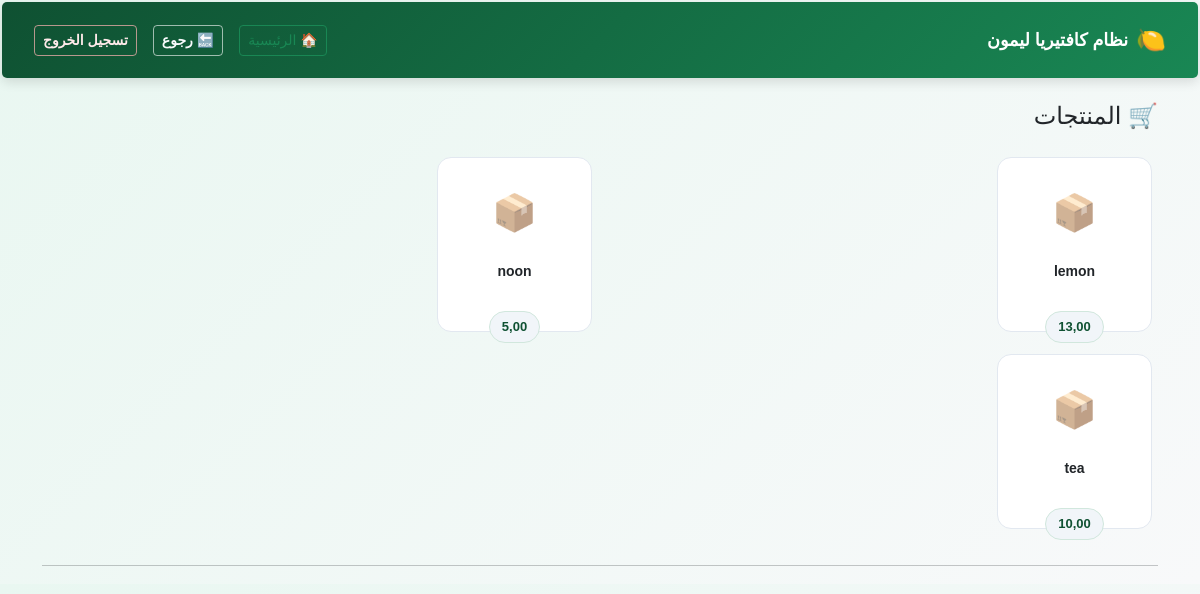
/sales/pos/ (signed in), run on the app's committed database.
### inventory/models.py (models this page shows, shortened)
class Product(models.Model):
    name = models.CharField("اسم المنتج", max_length=100)
    price = models.DecimalField("السعر", max_digits=10, decimal_places=2)
    is_active = models.BooleanField("متاح للبيع", default=True)

### sales/views.py (the view, shortened to what this page needs)
# urls.py: path('pos/', views.pos_view, name='pos'),
@login_required
def pos_view(request, ticket_id=None):
    ticket = None
    products = Product.objects.filter(is_active=True)
    form = TicketItemForm(request.POST or None)
    return render(request, 'sales/pos.html', {
        'ticket': ticket,
        'products': products,
        'form': form
    })

### templates/sales/pos.html (shortened to what this page needs)
{% extends "base.html" %}
{% load static %}
{% block extra_css %}
<link rel="stylesheet" href="{% static 'css/pos.css' %}">
{% endblock %}
{% block content %}
<h4 class="mb-3">🛒 المنتجات</h4>
<div class="products-slider">
{% for product in products %}
    <form method="POST" class="product-form">
        <button type="submit" class="product-card">
            <div class="product-image">
                {% if product.image %}
                    <img src="{{ product.image.url }}" alt="{{ product.name }}">
                {% else %}
                    <div class="no-image">📦</div>
                {% endif %}
            </div>
            <div class="product-name">{{ product.name }}</div>
            <div class="product-price">{{ product.price }}</div>
        </button>
    </form>
{% endfor %}
</div>
<hr>
{% endblock %}

### static/css/style.css (style rules this page uses)
:root { --green-dark: #0f5132; --green-main: #198754; --green-light: #d1e7dd; --green-soft: #e9f7f1; --text-dark: #212529; --white: #ffffff; --accent-dark: #1f2a37; --accent-main: #334155; --accent-soft: #eef2f7; --border-soft: #e2e8f0; }
body { direction: rtl; font-family: "Cairo", sans-serif; background: linear-gradient(135deg, #e9f7f1, #f8f9fa); padding: 2px; color: var(--text-dark); }

### static/css/pos.css (style rules this page uses)
.products-slider { display: grid; grid-auto-flow: column; grid-template-rows: repeat(2, 1fr); gap: 16px; overflow-x: auto; padding: 10px 6px 14px; }
.product-card { width: 155px; height: 175px; border: 1px solid #e2e8f0; border-radius: 14px; background: #ffffff; padding: 12px; text-align: center; cursor: pointer; transition: background 0.15s ease, transform 0.12s ease, box-shadow 0.15s ease; }
.product-image { height: 85px; display: flex; align-items: center; justify-content: center; margin-bottom: 8px; }
.no-image { font-size: 36px; opacity: 0.6; }
.product-name { font-size: 14px; font-weight: 700; line-height: 1.25; margin-bottom: 6px; min-height: 36px; color: var(--text-dark); }
.product-price { display: inline-block; margin-top: 6px; padding: 5px 12px; border-radius: 999px; background: #f1f5f9; color: var(--green-dark); font-size: 13px; font-weight: 700; border: 1px solid #d1e7dd; }

### data on the page
Product: name "lemon", price "13,00"
Product: name "tea", price "10,00"
Product: name "noon", price "5,00"
